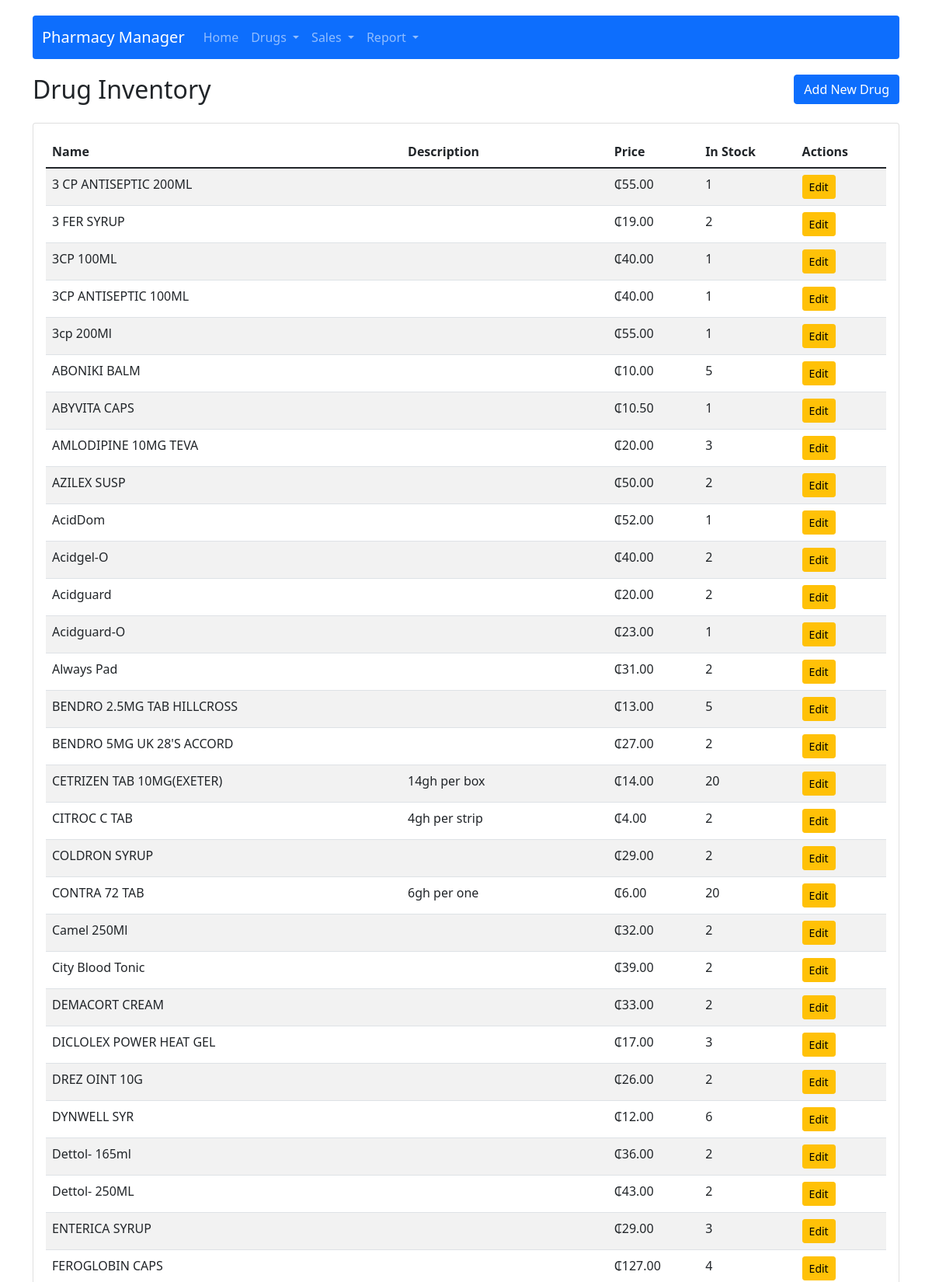
/drugs/ (upper part), run on the app's committed database.
### app/models.py (models this page shows, shortened)
class Drug(models.Model):
    name = models.CharField(max_length=200)
    description = models.TextField(blank=True, null=True)
    price = models.DecimalField(max_digits=10, decimal_places=2)
    stock_quantity = models.IntegerField(default=0)
    created_at = models.DateTimeField(auto_now_add=True)
    updated_at = models.DateTimeField(auto_now=True)

### app/views.py (the view)
# urls.py: path('drugs/', views.drug_list, name='drug_list'),
def drug_list(request):
    drugs = Drug.objects.all().order_by('name')
    return render(request, 'app/drug_list.html', {'drugs': drugs})

### app/templates/app/drug_list.html (shortened to what this page needs)
{% extends 'app/base.html' %}
{% block content %}
<div class="row mb-3">
    <div class="col">
        <h2>Drug Inventory</h2>
    </div>
    <div class="col-auto">
        <a href="{% url 'add_drug' %}" class="btn btn-primary">Add New Drug</a>
    </div>
</div>
<div class="card">
    <div class="card-body">
        <div class="table-responsive">
            <table class="table table-striped table-hover">
                <thead>
                    <tr>
                        <th>Name</th>
                        <th>Description</th>
                        <th>Price</th>
                        <th>In Stock</th>
                        <th>Actions</th>
                    </tr>
                </thead>
                <tbody>
                    {% for drug in drugs %}
                    <tr>
                        <td>{{ drug.name }}</td>
                        <td>{{ drug.description|truncatechars:50 }}</td>
                        <td>₵{{ drug.price }}</td>
                        <td>{{ drug.stock_quantity }}</td>
                        <td>
                            <a href="{% url 'edit_drug' drug.id %}" class="btn btn-sm btn-warning">Edit</a>
                        </td>
                    </tr>
                    {% empty %}
                    <tr>
                        <td colspan="5" class="text-center">No drugs in inventory. <a href="{% url 'add_drug' %}">Add one now</a>.</td>
                    </tr>
                    {% endfor %}
                </tbody>
            </table>
        </div>
    </div>
</div>
{% endblock %}

### app/templates/app/base.html (style rules this page uses)
body { padding-top: 20px; }

### data on the page
Drug: name "3 CP ANTISEPTIC 200ML", price "55.00", stock_quantity "1"
Drug: name "3 FER SYRUP", price "19.00", stock_quantity "2"
Drug: name "3CP 100ML", price "40.00", stock_quantity "1"
Drug: name "3CP ANTISEPTIC 100ML", price "40.00", stock_quantity "1"
Drug: name "3cp 200Ml", price "55.00", stock_quantity "1"
Drug: name "ABONIKI BALM", price "10.00", stock_quantity "5"
Drug: name "ABYVITA CAPS", price "10.50", stock_quantity "1"
Drug: name "AMLODIPINE 10MG TEVA", price "20.00", stock_quantity "3"
Drug: name "AZILEX SUSP", price "50.00", stock_quantity "2"
Drug: name "AcidDom", price "52.00", stock_quantity "1"
Drug: name "Acidgel-O", price "40.00", stock_quantity "2"
Drug: name "Acidguard", price "20.00", stock_quantity "2"
Drug: name "Acidguard-O", price "23.00", stock_quantity "1"
Drug: name "Always Pad", price "31.00", stock_quantity "2"
Drug: name "BENDRO 2.5MG TAB HILLCROSS", price "13.00", stock_quantity "5"
Drug: name "BENDRO 5MG UK 28'S ACCORD", price "27.00", stock_quantity "2"
Drug: name "CETRIZEN TAB 10MG(EXETER)", description "14gh per box", price "14.00", stock_quantity "20"
Drug: name "CITROC C TAB", description "4gh per strip", price "4.00", stock_quantity "2"
Drug: name "COLDRON SYRUP", price "29.00", stock_quantity "2"
Drug: name "CONTRA 72 TAB", description "6gh per one", price "6.00", stock_quantity "20"
Drug: name "Camel 250Ml", price "32.00", stock_quantity "2"
Drug: name "City Blood Tonic", price "39.00", stock_quantity "2"
Drug: name "DEMACORT CREAM", price "33.00", stock_quantity "2"
Drug: name "DICLOLEX POWER HEAT GEL", price "17.00", stock_quantity "3"
Drug: name "DREZ OINT 10G", price "26.00", stock_quantity "2"
Drug: name "DYNWELL SYR", price "12.00", stock_quantity "6"
Drug: name "Dettol- 165ml", price "36.00", stock_quantity "2"
Drug: name "Dettol- 250ML", price "43.00", stock_quantity "2"
Drug: name "ENTERICA SYRUP", price "29.00", stock_quantity "3"
Drug: name "FEROGLOBIN CAPS", price "127.00", stock_quantity "4"
